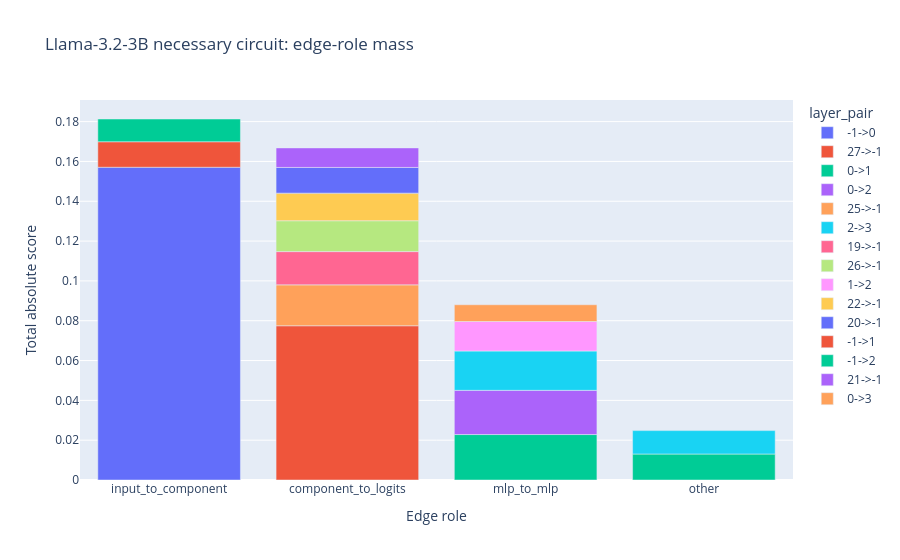

This figure's notebook cell:
### Markdown cell above
## Edge Roles

### Code cell
edge_semantics = llama_edges.copy()
edge_semantics["parent_type"] = edge_semantics["parent"].map(lambda name: parse_component(str(name))["kind"])
edge_semantics["child_type"] = edge_semantics["child"].map(lambda name: parse_component(str(name))["kind"])
edge_semantics["parent_layer"] = edge_semantics["parent"].map(lambda name: parse_component(str(name))["layer"])
edge_semantics["child_layer"] = edge_semantics["child"].map(lambda name: parse_component(str(name))["layer"])
edge_semantics["edge_role"] = [
    edge_role(parent_type, child_type)
    for parent_type, child_type in zip(edge_semantics["parent_type"], edge_semantics["child_type"])
]
edge_semantics["layer_pair"] = edge_semantics["parent_layer"].astype(str) + "->" + edge_semantics["child_layer"].astype(str)

role_summary = (
    edge_semantics.groupby(["edge_role", "layer_pair"], dropna=False)
    .agg(
        edge_count=("collapsed_edge", "count"),
        total_abs_score=("abs_score", "sum"),
        signed_mass=("signed_sum", "sum"),
        top_examples=("collapsed_edge", lambda values: ", ".join(values.astype(str).head(4))),
    )
    .reset_index()
    .sort_values(["total_abs_score", "edge_count"], ascending=[False, False], kind="stable")
)

display(role_summary)

role_fig = px.bar(
    role_summary,
    x="edge_role",
    y="total_abs_score",
    color="layer_pair",
    hover_data=["edge_count", "signed_mass", "top_examples"],
    title="Llama-3.2-3B necessary circuit: edge-role mass",
)
role_fig.update_layout(xaxis_title="Edge role", yaxis_title="Total absolute score")
show_fig(role_fig)

### Figure 1 — Plotly figure (JSON) as saved in the notebook; plotly's stock layout.template omitted (floating-point values rounded to 4 significant figures)
{"data": [{"customdata": [[1, -0.1571, "input->m0"]], "hovertemplate": "layer_pair=-1->0<br>edge_role=%{x}<br>total_abs_score=%{y}<br>edge_count=%{customdata[0]}<br>signed_mass=%{customdata[1]}<br>top_examples=%{customdata[2]}<extra></extra>", "legendgroup": "-1->0", "marker": {"color": "#636efa", "pattern": {"shape": ""}}, "name": "-1->0", "orientation": "v", "showlegend": true, "textposition": "auto", "type": "bar", "x": ["input_to_component"], "xaxis": "x", "y": [0.1571], "yaxis": "y"}, {"customdata": [[3, -0.07747, "m27->logits, a27.h0->logits, a27.h13->logits"]], "hovertemplate": "layer_pair=27->-1<br>edge_role=%{x}<br>total_abs_score=%{y}<br>edge_count=%{customdata[0]}<br>signed_mass=%{customdata[1]}<br>top_examples=%{customdata[2]}<extra></extra>", "legendgroup": "27->-1", "marker": {"color": "#EF553B", "pattern": {"shape": ""}}, "name": "27->-1", "orientation": "v", "showlegend": true, "textposition": "auto", "type": "bar", "x": ["component_to_logits"], "xaxis": "x", "y": [0.07747], "yaxis": "y"}, {"customdata": [[1, -0.02283, "m0->m1"], [1, -0.01227, "m0->a1.h3"]], "hovertemplate": "layer_pair=0->1<br>edge_role=%{x}<br>total_abs_score=%{y}<br>edge_count=%{customdata[0]}<br>signed_mass=%{customdata[1]}<br>top_examples=%{customdata[2]}<extra></extra>", "legendgroup": "0->1", "marker": {"color": "#00cc96", "pattern": {"shape": ""}}, "name": "0->1", "orientation": "v", "showlegend": true, "textposition": "auto", "type": "bar", "x": ["mlp_to_mlp", "other"], "xaxis": "x", "y": [0.02283, 0.01304], "yaxis": "y"}, {"customdata": [[1, -0.0222, "m0->m2"]], "hovertemplate": "layer_pair=0->2<br>edge_role=%{x}<br>total_abs_score=%{y}<br>edge_count=%{customdata[0]}<br>signed_mass=%{customdata[1]}<br>top_examples=%{customdata[2]}<extra></extra>", "legendgroup": "0->2", "marker": {"color": "#ab63fa", "pattern": {"shape": ""}}, "name": "0->2", "orientation": "v", "showlegend": true, "textposition": "auto", "type": "bar", "x": ["mlp_to_mlp"], "xaxis": "x", "y": [0.0222], "yaxis": "y"}, {"customdata": [[2, -0.02054, "m25->logits, a25.h23->logits"]], "hovertemplate": "layer_pair=25->-1<br>edge_role=%{x}<br>total_abs_score=%{y}<br>edge_count=%{customdata[0]}<br>signed_mass=%{customdata[1]}<br>top_examples=%{customdata[2]}<extra></extra>", "legendgroup": "25->-1", "marker": {"color": "#FFA15A", "pattern": {"shape": ""}}, "name": "25->-1", "orientation": "v", "showlegend": true, "textposition": "auto", "type": "bar", "x": ["component_to_logits"], "xaxis": "x", "y": [0.02054], "yaxis": "y"}, {"customdata": [[1, -0.01976, "m2->m3"], [1, -0.00889, "m2->a3.h18"]], "hovertemplate": "layer_pair=2->3<br>edge_role=%{x}<br>total_abs_score=%{y}<br>edge_count=%{customdata[0]}<br>signed_mass=%{customdata[1]}<br>top_examples=%{customdata[2]}<extra></extra>", "legendgroup": "2->3", "marker": {"color": "#19d3f3", "pattern": {"shape": ""}}, "name": "2->3", "orientation": "v", "showlegend": true, "textposition": "auto", "type": "bar", "x": ["mlp_to_mlp", "other"], "xaxis": "x", "y": [0.01976, 0.01177], "yaxis": "y"}, {"customdata": [[1, -0.0167, "m19->logits"]], "hovertemplate": "layer_pair=19->-1<br>edge_role=%{x}<br>total_abs_score=%{y}<br>edge_count=%{customdata[0]}<br>signed_mass=%{customdata[1]}<br>top_examples=%{customdata[2]}<extra></extra>", "legendgroup": "19->-1", "marker": {"color": "#FF6692", "pattern": {"shape": ""}}, "name": "19->-1", "orientation": "v", "showlegend": true, "textposition": "auto", "type": "bar", "x": ["component_to_logits"], "xaxis": "x", "y": [0.0167], "yaxis": "y"}, {"customdata": [[1, -0.0155, "m26->logits"]], "hovertemplate": "layer_pair=26->-1<br>edge_role=%{x}<br>total_abs_score=%{y}<br>edge_count=%{customdata[0]}<br>signed_mass=%{customdata[1]}<br>top_examples=%{customdata[2]}<extra></extra>", "legendgroup": "26->-1", "marker": {"color": "#B6E880", "pattern": {"shape": ""}}, "name": "26->-1", "orientation": "v", "showlegend": true, "textposition": "auto", "type": "bar", "x": ["component_to_logits"], "xaxis": "x", "y": [0.0155], "yaxis": "y"}, {"customdata": [[1, -0.01482, "m1->m2"]], "hovertemplate": "layer_pair=1->2<br>edge_role=%{x}<br>total_abs_score=%{y}<br>edge_count=%{customdata[0]}<br>signed_mass=%{customdata[1]}<br>top_examples=%{customdata[2]}<extra></extra>", "legendgroup": "1->2", "marker": {"color": "#FF97FF", "pattern": {"shape": ""}}, "name": "1->2", "orientation": "v", "showlegend": true, "textposition": "auto", "type": "bar", "x": ["mlp_to_mlp"], "xaxis": "x", "y": [0.01482], "yaxis": "y"}, {"customdata": [[1, -0.01386, "m22->logits"]], "hovertemplate": "layer_pair=22->-1<br>edge_role=%{x}<br>total_abs_score=%{y}<br>edge_count=%{customdata[0]}<br>signed_mass=%{customdata[1]}<br>top_examples=%{customdata[2]}<extra></extra>", "legendgroup": "22->-1", "marker": {"color": "#FECB52", "pattern": {"shape": ""}}, "name": "22->-1", "orientation": "v", "showlegend": true, "textposition": "auto", "type": "bar", "x": ["component_to_logits"], "xaxis": "x", "y": [0.01386], "yaxis": "y"}, {"customdata": [[1, -0.0129, "m20->logits"]], "hovertemplate": "layer_pair=20->-1<br>edge_role=%{x}<br>total_abs_score=%{y}<br>edge_count=%{customdata[0]}<br>signed_mass=%{customdata[1]}<br>top_examples=%{customdata[2]}<extra></extra>", "legendgroup": "20->-1", "marker": {"color": "#636efa", "pattern": {"shape": ""}}, "name": "20->-1", "orientation": "v", "showlegend": true, "textposition": "auto", "type": "bar", "x": ["component_to_logits"], "xaxis": "x", "y": [0.0129], "yaxis": "y"}, {"customdata": [[1, -0.01282, "input->m1"]], "hovertemplate": "layer_pair=-1->1<br>edge_role=%{x}<br>total_abs_score=%{y}<br>edge_count=%{customdata[0]}<br>signed_mass=%{customdata[1]}<br>top_examples=%{customdata[2]}<extra></extra>", "legendgroup": "-1->1", "marker": {"color": "#EF553B", "pattern": {"shape": ""}}, "name": "-1->1", "orientation": "v", "showlegend": true, "textposition": "auto", "type": "bar", "x": ["input_to_component"], "xaxis": "x", "y": [0.01282], "yaxis": "y"}, {"customdata": [[1, -0.01142, "input->m2"]], "hovertemplate": "layer_pair=-1->2<br>edge_role=%{x}<br>total_abs_score=%{y}<br>edge_count=%{customdata[0]}<br>signed_mass=%{customdata[1]}<br>top_examples=%{customdata[2]}<extra></extra>", "legendgroup": "-1->2", "marker": {"color": "#00cc96", "pattern": {"shape": ""}}, "name": "-1->2", "orientation": "v", "showlegend": true, "textposition": "auto", "type": "bar", "x": ["input_to_component"], "xaxis": "x", "y": [0.01142], "yaxis": "y"}, {"customdata": [[1, -0.009804, "m21->logits"]], "hovertemplate": "layer_pair=21->-1<br>edge_role=%{x}<br>total_abs_score=%{y}<br>edge_count=%{customdata[0]}<br>signed_mass=%{customdata[1]}<br>top_examples=%{customdata[2]}<extra></extra>", "legendgroup": "21->-1", "marker": {"color": "#ab63fa", "pattern": {"shape": ""}}, "name": "21->-1", "orientation": "v", "showlegend": true, "textposition": "auto", "type": "bar", "x": ["component_to_logits"], "xaxis": "x", "y": [0.009804], "yaxis": "y"}, {"customdata": [[1, -0.008402, "m0->m3"]], "hovertemplate": "layer_pair=0->3<br>edge_role=%{x}<br>total_abs_score=%{y}<br>edge_count=%{customdata[0]}<br>signed_mass=%{customdata[1]}<br>top_examples=%{customdata[2]}<extra></extra>", "legendgroup": "0->3", "marker": {"color": "#FFA15A", "pattern": {"shape": ""}}, "name": "0->3", "orientation": "v", "showlegend": true, "textposition": "auto", "type": "bar", "x": ["mlp_to_mlp"], "xaxis": "x", "y": [0.008402], "yaxis": "y"}], "layout": {"barmode": "relative", "legend": {"title": {"text": "layer_pair"}, "tracegroupgap": 0}, "title": {"text": "Llama-3.2-3B necessary circuit: edge-role mass"}, "xaxis": {"anchor": "y", "domain": [0, 1], "title": {"text": "Edge role"}}, "yaxis": {"anchor": "x", "domain": [0, 1], "title": {"text": "Total absolute score"}}}}
